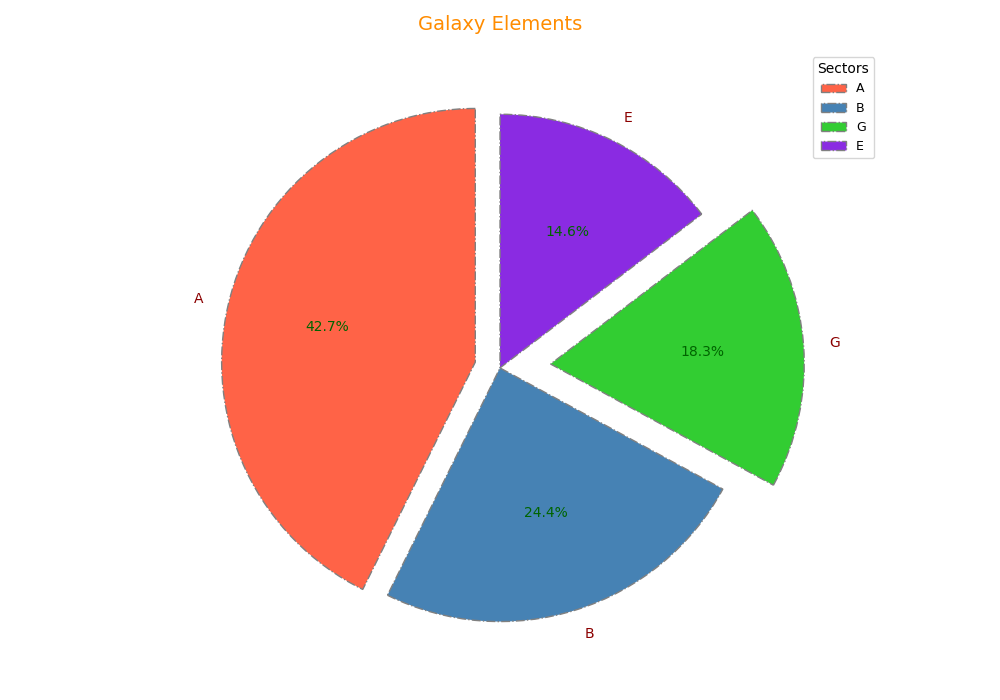

Python code for this plot:
import matplotlib.pyplot as plt
import numpy as np

sectors = ['A', 'B', 'G', 'E']
elements_discovered = np.array([35, 20, 15, 12])

colors = ['#FF6347', '#4682B4', '#32CD32', '#8A2BE2']

fig, ax = plt.subplots(figsize=(10, 7))
wedges, texts, autotexts = ax.pie(
    elements_discovered,
    labels=sectors,
    colors=colors,
    autopct='%1.1f%%',
    startangle=90,
    wedgeprops=dict(edgecolor='grey', linestyle='-.'),
    explode=(0.1, 0, 0.2, 0),
    shadow=False
)

plt.setp(autotexts, size=10, weight="normal", color="darkgreen")
plt.setp(texts, size=10, color="darkred")

ax.legend(wedges, sectors, title="Sectors",
          loc="upper right", bbox_to_anchor=(1.1, 1), fontsize=9)

ax.set_title("Galaxy Elements", fontsize=14, color='darkorange', pad=15)

plt.grid(visible=True, linestyle=':', color='grey', linewidth=0.5)

plt.tight_layout()
plt.show()
